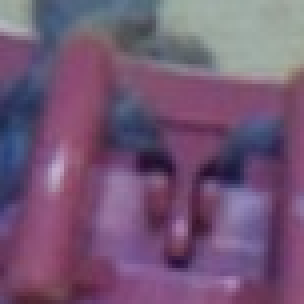
#> input picture recognition_system/test_set/shot_20251020_105714_729069_crop.png, 76 x 76 px (shown 4 times larger)
$ python -i wire_detect_llr_4.py   (imports and definitions only)
#> lines starting #> are read from the running program, lines starting #| are printed output that depends on the picture
#> further down, picture is the input picture: shape (76, 76, 3); mean B, G, R 116.6, 86.8, 115.4
# scopo: LLR = NCC(img, proto_pos) - NCC(img, proto_neg) dentro ROI
# Se LLR >= thr allora "filo presente" (da valutare se mettere 0 come threshold)

# PER COMPILARE: cd progetto
#                python wire_detect_llr.py --pos .\data\pos --neg .\data\neg --roi .\roi_mask.png --dir .\test --thr 0.0

import os, glob, argparse
import numpy as np
import cv2

def preprocess(bgr):
    # converte in scala di grigi se l'immagine è BGR
    gray = cv2.cvtColor(bgr, cv2.COLOR_BGR2GRAY) if bgr.ndim==3 else bgr
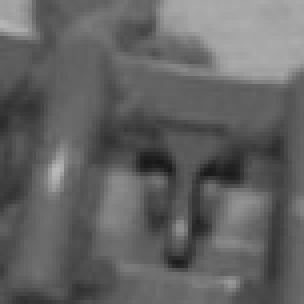
#> gray: shape (76, 76) (shown 4 times larger); min 23, max 185, mean 98.7
    # ridurre rumore ad alta frequenza LPF
    gray = cv2.GaussianBlur(gray, (3,3), 0)
    # stabilizza il contrasto su immagini piccole: CLAHE leggero va bene
    clahe = cv2.createCLAHE(clipLimit=2.0, tileGridSize=(4,4))
    gray = clahe.apply(gray)
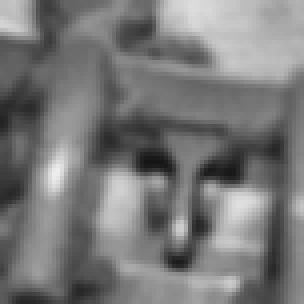
#> gray: shape (76, 76) (shown 4 times larger); min 21, max 237, mean 120.5
    return gray

# [98 lines left out: functions load_imgs, ncc, main, not called in this run]

# [2 lines not run here, left out]

>>> import cv2
>>> picture = cv2.imread('test_set/shot_20251020_105714_729069_crop.png')
>>> result = preprocess(picture)

$ run again, on recognition_system/test_set/shot_20251023_103238_318191_crop.png
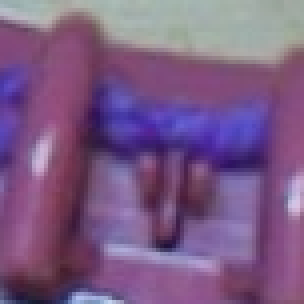
#> input picture recognition_system/test_set/shot_20251023_103238_318191_crop.png, 76 x 76 px (shown 4 times larger)
#> picture is the input picture: shape (76, 76, 3); mean B, G, R 132.9, 90.1, 123.2
#> in preprocess, `gray = cv2.cvtColor(bgr, cv2.COLOR_BGR2GRAY) if bgr.ndim==3 else bgr`:
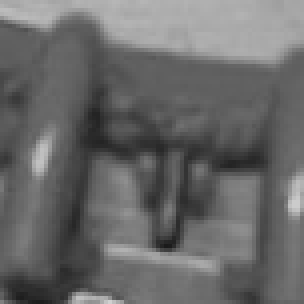
#> gray: shape (76, 76) (shown 4 times larger); min 26, max 208, mean 104.9
#> in preprocess, `gray = clahe.apply(gray)`:
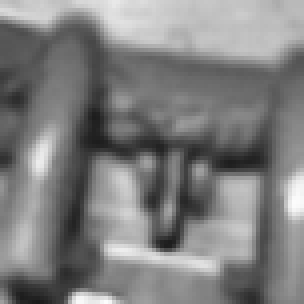
#> gray: shape (76, 76) (shown 4 times larger); min 25, max 252, mean 127.1
